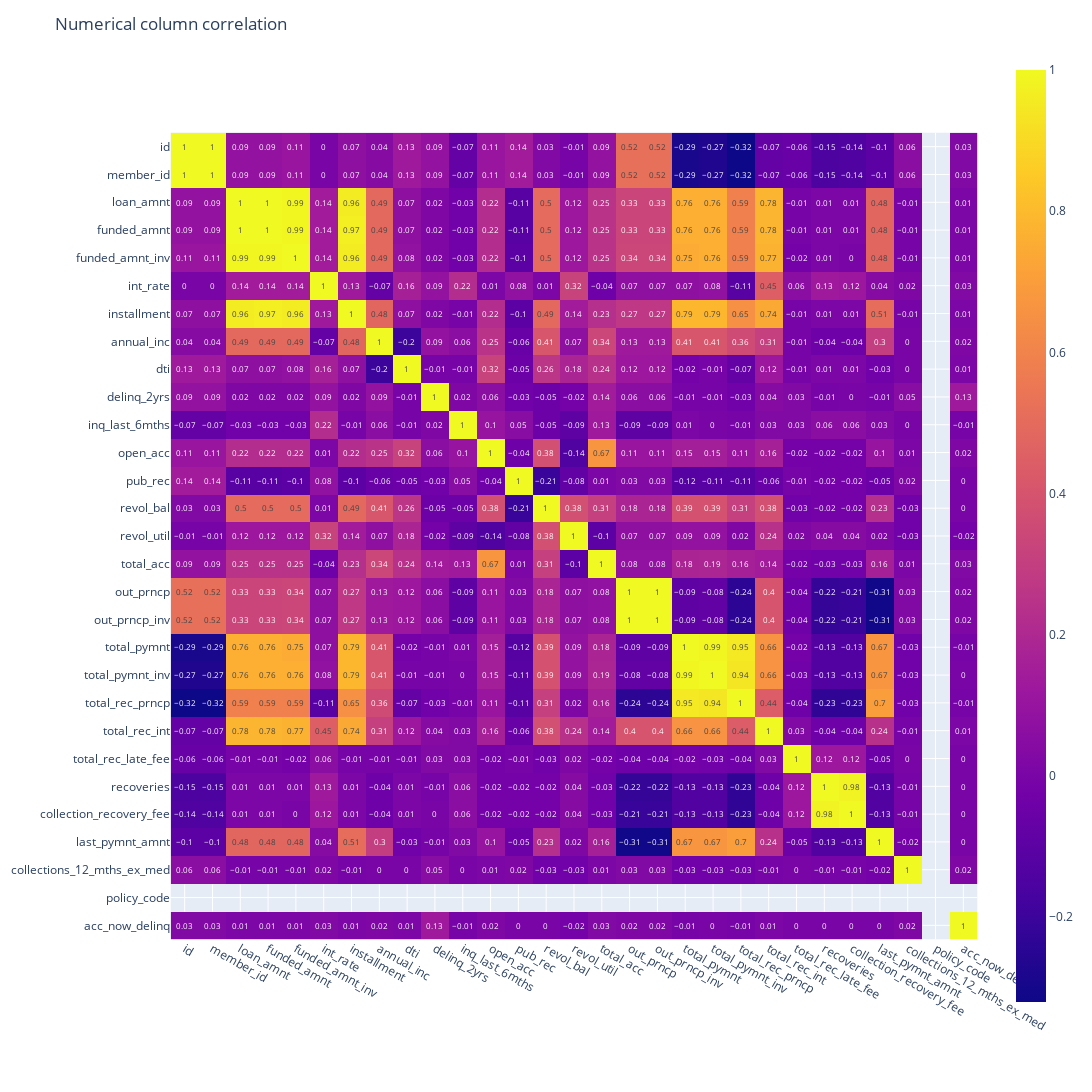

This figure's notebook cell:
### Code cell
data = df_viz[numerical].corr(method='spearman').round(2)

fig = px.imshow(data, text_auto=True)
fig.update_layout(title='Numerical column correlation',
                  width=1200,
                  height=1200
                 )
fig.show()

### Figure 1 — Plotly figure (JSON) as saved in the notebook; plotly's stock layout.template omitted (floating-point values rounded to 4 significant figures; data arrays with more than 128 entries replaced by an {"elided": "..."} marker saying what was removed)
{"data": [{"coloraxis": "coloraxis", "hovertemplate": "x: %{x}<br>y: %{y}<br>color: %{z}<extra></extra>", "name": "0", "texttemplate": "%{z}", "type": "heatmap", "x": ["id", "member_id", "loan_amnt", "funded_amnt", "funded_amnt_inv", "int_rate", "installment", "annual_inc", "dti", "delinq_2yrs", "inq_last_6mths", "open_acc", "pub_rec", "revol_bal", "revol_util", "total_acc", "out_prncp", "out_prncp_inv", "total_pymnt", "total_pymnt_inv", "total_rec_prncp", "total_rec_int", "total_rec_late_fee", "recoveries", "collection_recovery_fee", "last_pymnt_amnt", "collections_12_mths_ex_med", "policy_code", "acc_now_delinq"], "xaxis": "x", "y": ["id", "member_id", "loan_amnt", "funded_amnt", "funded_amnt_inv", "int_rate", "installment", "annual_inc", "dti", "delinq_2yrs", "inq_last_6mths", "open_acc", "pub_rec", "revol_bal", "revol_util", "total_acc", "out_prncp", "out_prncp_inv", "total_pymnt", "total_pymnt_inv", "total_rec_prncp", "total_rec_int", "total_rec_late_fee", "recoveries", "collection_recovery_fee", "last_pymnt_amnt", "collections_12_mths_ex_med", "policy_code", "acc_now_delinq"], "yaxis": "y", "z": {"elided": "29x29 float values"}}], "layout": {"coloraxis": {"colorscale": [[0, "#0d0887"], [0.1111, "#46039f"], [0.2222, "#7201a8"], [0.3333, "#9c179e"], [0.4444, "#bd3786"], [0.5556, "#d8576b"], [0.6667, "#ed7953"], [0.7778, "#fb9f3a"], [0.8889, "#fdca26"], [1, "#f0f921"]]}, "height": 1200, "margin": {"t": 60}, "title": {"text": "Numerical column correlation"}, "width": 1200, "xaxis": {"anchor": "y", "autorange": true, "constrain": "domain", "domain": [0, 1], "range": [-0.5, 28.5], "scaleanchor": "y", "type": "category"}, "yaxis": {"anchor": "x", "autorange": true, "constrain": "domain", "domain": [0.07642, 0.9236], "range": [28.5, -0.5], "type": "category"}}}
